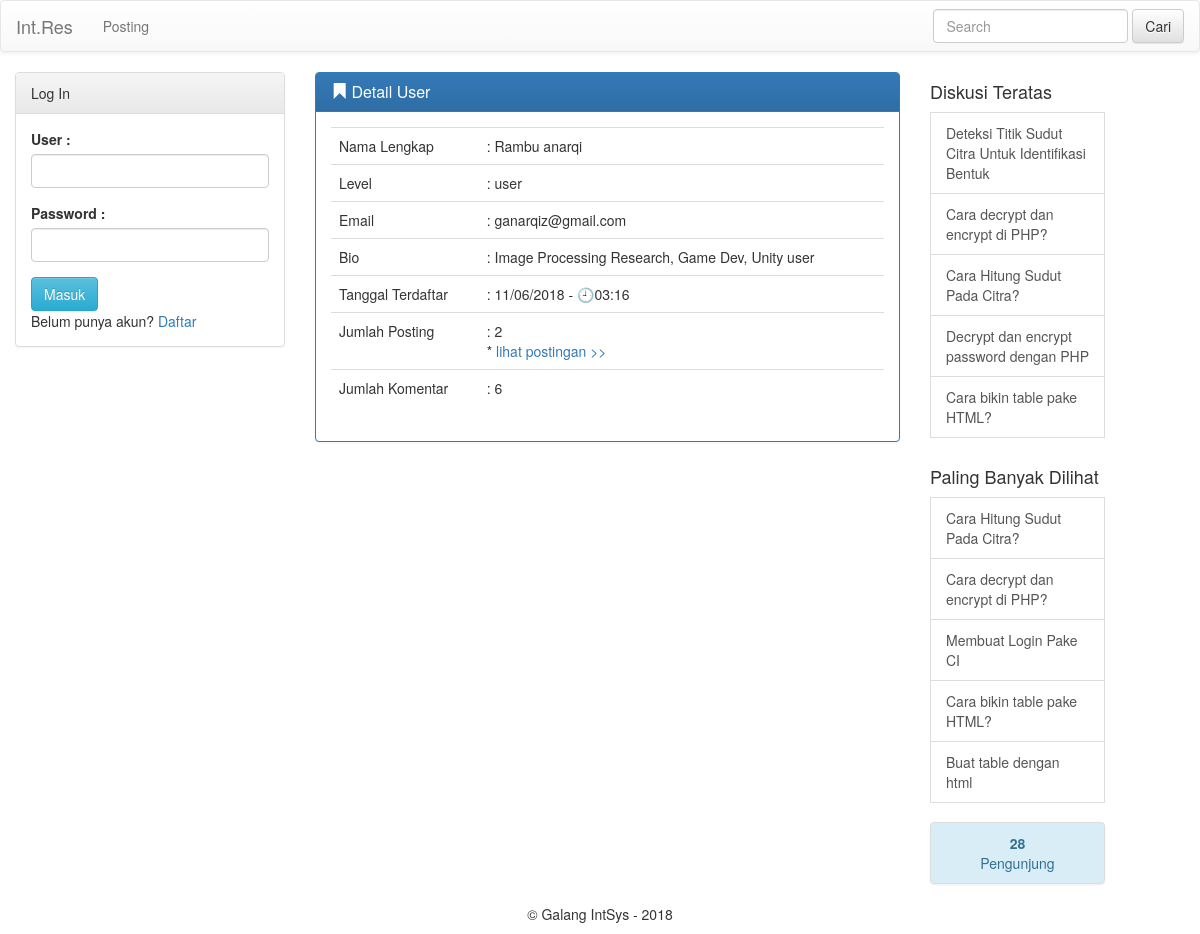
Page /home/detailuser/rambu on the committed database.
### tables this page shows
CREATE TABLE `user` (
  `id_user` int(10) NOT NULL,
  `usn` varchar(15) NOT NULL,
  `pass` text NOT NULL,
  `nama` varchar(30) NOT NULL,
  `email` varchar(20) NOT NULL,
  `bio` text NOT NULL,
  `level` enum('admin','user') NOT NULL,
  `tgl_terdaftar` datetime NOT NULL,
  `logged_in` enum('TRUE','FALSE') NOT NULL,
  `t_login` datetime NOT NULL,
  `t_logout` datetime NOT NULL
);

CREATE TABLE `konten` (
  `idkonten` int(100) NOT NULL,
  `judul` varchar(100) NOT NULL,
  `tipe` varchar(20) NOT NULL,
  `deskripsi` text NOT NULL,
  `tag` text NOT NULL,
  `pembuat` varchar(30) NOT NULL,
  `post` enum('Y','N') NOT NULL,
  `tgl_dibuat` datetime NOT NULL,
  `vote` int(100) DEFAULT '0',
  `pengunjung` int(11) NOT NULL,
  `jml_komentar` int(10) NOT NULL
);

### application/controllers/Home.php (called while the page is built, shortened)
<?php
class Home extends CI_Controller
{
	public function __construct()
	{
		$this->load->model('admin_model');
	}
	public function load_view_home($view,$data = "")
    {
	    $this->load->view('client/header');
	    if($this->session->userdata('logged_in') == TRUE){
	    $usn=$this->session->userdata('usn');
    	$datausn['user'] = $this->admin_model->getuserid($usn);
		if(strcmp($this->session->userdata('lvl'), "admin")==0){
			$this->load->view('admin/sidebar',$datausn);
		}
		$this->load->view('client/sidebarkiriloggedin',$datausn);
		}else{
        $this->load->view('client/sidebarkiri',$data);
        }
        $this->load->view('client/signup',$data);
    	$this->load->view($view,$data);
    }
	public function detailuser($usn)
	{
		$data['konten'] = $this->admin_model->get_kontenhome();
		$data['komentar'] = $this->admin_model->get_komentar();
		$data['detailuser'] = $this->admin_model->getuserid($usn);
		$data['kontendisc'] = $this->admin_model->get_kontendisc();
   		$data['diskusiteratas'] = $this->admin_model->get_diskusiteratas();
		$this->load_view_home('client/userdetail',$data);
		$this->load->view('client/sidebarkanan',$data);
		$this->load->view('client/footer',$data);
	}
}
?>

### index.php (called while the page is built, shortened)
<?php
require_once BASEPATH.'core/CodeIgniter.php';

### application/models/Admin_model.php (called while the page is built, shortened)
<?php
class Admin_model extends CI_Model
{
	public function get_kontenhome()
	{
		$this->db->order_by("tgl_dibuat", "desc");
		$query = $this->db->get('konten');
		return $query->result();
	}
	public function get_kontendisc()
	{
		$this->db->order_by("pengunjung", "desc");
		$this->db->limit(5);
		$query = $this->db->get('konten');
		return $query->result();
	}
	public function getuserid($username)
	{
		$this->db->where('usn', $username);
		$query = $this->db->get('user');
		return $query->row();
	}
	public function get_komentar(){
		$this->db->order_by("id_komentar", "desc");
		$query = $this->db->get('komentar');
		return $query->result();
	}
	public function get_diskusiteratas(){
		$this->db->order_by("jml_komentar", "desc");
			$this->db->limit(5);
		$query = $this->db->get('konten');
		return $query->result();
	}
}
?>

### application/views/client/sidebarkanan.php (the view, shortened to what this page needs)
  <div class="col-sm-2">
       <h4>Diskusi Teratas</h4>
           <?php
           foreach($diskusiteratas as $dt){
           ?>
          <a href="<?php echo base_url().'home/detailkonten/'.$dt->idkonten;?>" class="list-group-item"><?php echo $dt->judul ?></a>
          <?php
           }
           ?>
        <br><h4>Paling Banyak Dilihat</h4>
        <?php
        foreach($kontendisc as $db):?>
        <a href="<?php echo base_url().'home/detailkonten/'.$db->idkonten;?>" class="list-group-item"><?php echo $db->judul ?></a>
        <?php
        endforeach;
        ?></td>
     <BR>
     <?php
     $jml_pengunjung=0;
     foreach ($konten as $ktn) {
       $jml_pengunjung=$ktn->pengunjung+$jml_pengunjung;
     }
     ?>
     <ul class="list-group">
  <li class="list-group-item list-group-item-info"><?php echo "<center><B>".$jml_pengunjung."</b><br>Pengunjung</center>";?></li>
  </ul>
    </div>
</div>

### application/views/client/userdetail.php
<div class="row">
  <div class="col-sm-6">
  	  <div class="panel panel-primary">
	<div class="panel-heading">
    <h3 class="panel-title">
    <span class="glyphicon glyphicon-bookmark"></span> Detail User</h3>
	</div>
	<div class="panel-body">
  <table class="table">
  <?php
    $from_time = strtotime("$detailuser->tgl_terdaftar");
    $countp=0;
    $countk=0;
  ?>
  <tr><td>Nama Lengkap</td><td><?php echo ": ".ucfirst($detailuser->nama);?></td></tr>
  <tr><td>Level</td><td><?php echo ": ".$detailuser->level;?></td></tr>
  <tr><td>Email</td><td><?php echo ": ".$detailuser->email;?></td></tr>
  <tr><td>Bio</td><td><?php echo ": ".$detailuser->bio;?></td></tr>
  <tr><td>Tanggal Terdaftar</td><td><?php echo ": ".date("d/m/Y",$from_time)." - &#128344;".date("H:i",$from_time);?></td></tr>
  <tr><td>Jumlah Posting</td><td><?php
  foreach ($konten as $ktn) {
    if(strcmp($ktn->pembuat, $detailuser->usn)==0){
      $countp=$countp+1;
    }
  }
     echo ": ".$countp;?>
    <br>* <a href="<?php echo base_url().'home/searchuserpost/'."$detailuser->usn" ?>">lihat postingan >></a>
  </td></tr>
  <tr><td>Jumlah Komentar</td>
    <?php
     foreach ($komentar as $kmn) {
      if(strcmp(ucfirst($detailuser->usn), ucfirst($kmn->nama))==0){
      $countk=$countk+1;
      }
    }?>
    <td><?php echo ": ".$countk; ?> </td></tr>
	</table>
  </div>
</div>
  </div>

### rows in the picture
user: nama "Rambu anarqi", level "user", email "ganarqiz@gmail.com", bio "Image Processing Research, Game Dev, Unity user", tgl_terdaftar "11/06/2018", tgl_terdaftar "03:16"
konten: judul "Deteksi Titik Sudut Citra Untuk Identifikasi Bentuk"
konten: judul "Cara decrypt dan encrypt di PHP?"
konten: judul "Cara Hitung Sudut Pada Citra?"
konten: judul "Decrypt dan encrypt password dengan PHP"
konten: judul "Cara bikin table pake HTML?"
konten: judul "Membuat Login Pake CI"
konten: judul "Buat table dengan html"

### other values in the picture
$countp "2"
$countk "6"
$jml_pengunjung "28"
